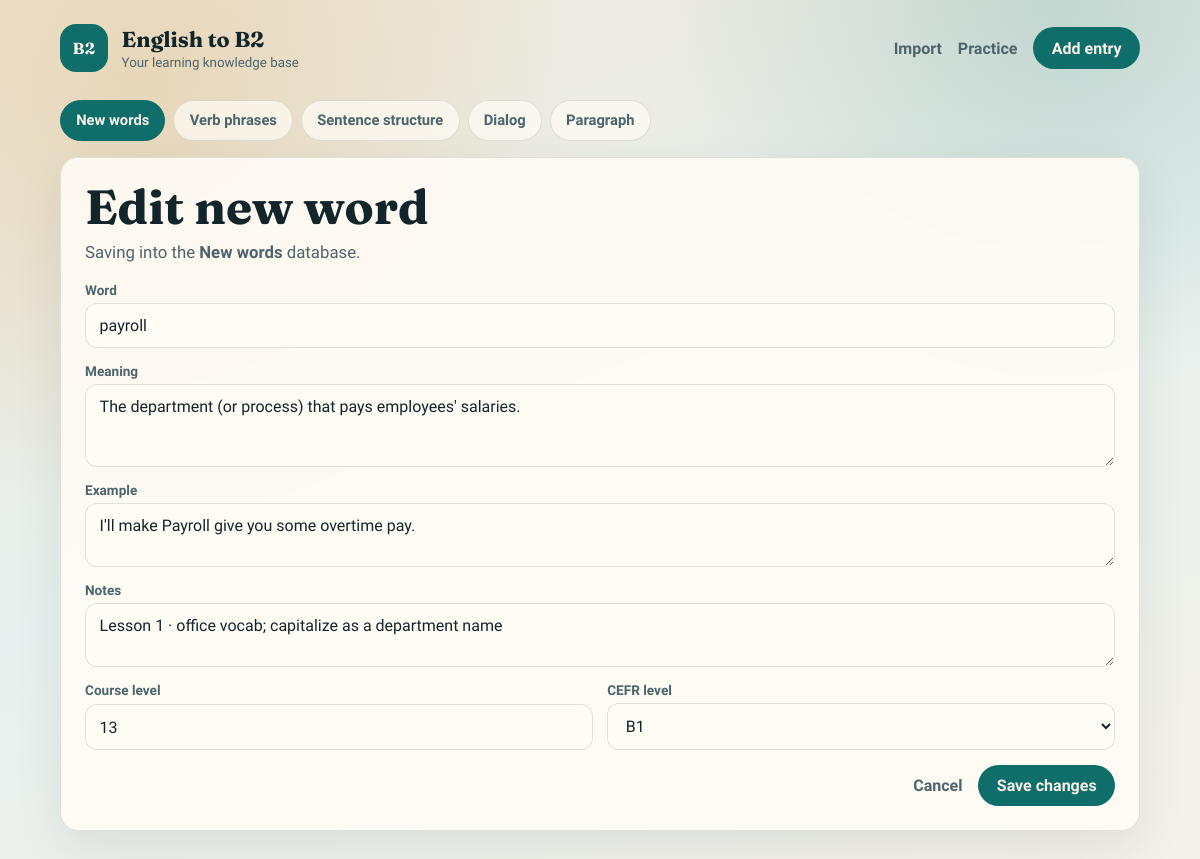
The app's page /edit/new_words/8 with its own data.
### tables this page shows
CREATE TABLE new_words (
  id INTEGER PRIMARY KEY AUTOINCREMENT,
  word TEXT NOT NULL,
  meaning TEXT NOT NULL,
  example TEXT,
  notes TEXT,
  cefr_level TEXT NOT NULL DEFAULT 'B1' CHECK (
    cefr_level IN ('A1', 'A2', 'B1', 'B2')
  ),
  created_at TEXT NOT NULL DEFAULT (datetime('now', 'localtime')),
  updated_at TEXT NOT NULL DEFAULT (datetime('now', 'localtime'))
, level INTEGER NOT NULL DEFAULT 13, practice_count INTEGER NOT NULL DEFAULT 0);

### app.py (the view, shortened to what this page needs)
@app.route("/edit/<type_key>/<int:entry_id>", methods=["GET", "POST"])
def edit(type_key: str, entry_id: int):
    type_key = db.ensure_type(type_key)
    meta = db.TYPES[type_key]
    entry = db.get_entry(type_key, entry_id)
    if entry is None:
        flash("Entry not found.", "error")
        return redirect(url_for("index", type=type_key))
    return render_template(
        "form.html",
        mode="edit",
        type_key=type_key,
        meta=meta,
        types=db.TYPES,
        type_order=db.TYPE_ORDER,
        entry=entry,
        levels=db.CEFR_LEVELS,
    )

### app.py (called while the page is built)
@app.before_request
def ensure_db() -> None:
    db.init_db()

### db.py (called while the page is built)
def get_connection() -> sqlite3.Connection:
    DATA_DIR.mkdir(parents=True, exist_ok=True)
    conn = sqlite3.connect(DB_PATH)
    conn.row_factory = sqlite3.Row
    conn.execute("PRAGMA foreign_keys = ON")
    return conn

def _table_columns(conn: sqlite3.Connection, table: str) -> set[str]:
    rows = conn.execute(f"PRAGMA table_info({table})").fetchall()
    return {row["name"] for row in rows}

def _migrate_schema(conn: sqlite3.Connection) -> None:
    for key, meta in TYPES.items():
        table = meta["table"]
        cols = _table_columns(conn, table)
        if not cols:
            continue
        if "level" not in cols:
            conn.execute(
                f"ALTER TABLE {table} ADD COLUMN level INTEGER NOT NULL DEFAULT {DEFAULT_COURSE_LEVEL}"
            )
        if meta.get("has_practice") and "practice_count" not in cols:
            conn.execute(
                f"ALTER TABLE {table} ADD COLUMN practice_count INTEGER NOT NULL DEFAULT 0"
            )
        conn.execute(
            f"UPDATE {table} SET level = ? WHERE level IS NULL OR level = 0",
            (DEFAULT_COURSE_LEVEL,),
        )
        conn.execute(
            f"CREATE INDEX IF NOT EXISTS idx_{table}_level ON {table}(level)"
        )

def init_db() -> None:
    with get_connection() as conn:
        conn.executescript(SCHEMA_PATH.read_text(encoding="utf-8"))
        _migrate_schema(conn)
        conn.commit()

def ensure_type(type_key: str) -> str:
    if type_key in TYPES:
        return type_key
    return DEFAULT_TYPE

def get_entry(type_key: str, entry_id: int) -> sqlite3.Row | None:
    type_key = ensure_type(type_key)
    table = TYPES[type_key]["table"]
    with get_connection() as conn:
        return conn.execute(
            f"SELECT * FROM {table} WHERE id = ?",
            (entry_id,),
        ).fetchone()

### templates/form.html (shortened to what this page needs)
{% extends "base.html" %}
{% block content %}
<nav class="tabs" aria-label="Learning types">
  {% for key in type_order %}
    <a
      class="tab {% if key == type_key %}is-active{% endif %}"
      href="{{ url_for('add', type=key) if mode == 'add' else url_for('index', type=key) }}"
    >
      {{ types[key].label }}
    </a>
  {% endfor %}
</nav>
<section class="form-shell">
  <h1>{% if mode == 'edit' %}Edit {{ meta.singular }}{% else %}Add {{ meta.singular }}{% endif %}</h1>
  <p class="lede">Saving into the <strong>{{ meta.label }}</strong> database.</p>
  <form method="post" class="entry-form">
    {% if type_key == 'new_words' %}
      <label>
        <span>Word</span>
        <input name="word" required value="{{ entry.word }}" placeholder="e.g. nevertheless">
      </label>
      <label>
        <span>Meaning</span>
        <textarea name="meaning" required rows="3" placeholder="Meaning in English or Vietnamese">{{ entry.meaning }}</textarea>
      </label>
      <label>
        <span>Example</span>
        <textarea name="example" rows="2" placeholder="I was tired; nevertheless, I finished.">{{ entry.example }}</textarea>
      </label>
    {% endif %}
    <label>
      <span>Notes</span>
      <textarea name="notes" rows="2" placeholder="Tips, mistakes to avoid, translation…">{{ entry.notes }}</textarea>
    </label>
    <div class="form-row">
      <label>
        <span>Course level</span>
        <input type="number" name="level" min="1" required value="{{ entry.level if entry.level is defined and entry.level != '' else 13 }}">
      </label>
      <label>
        <span>CEFR level</span>
        <select name="cefr_level">
          {% for level in levels %}
            <option value="{{ level }}" {% if entry.cefr_level == level %}selected{% endif %}>{{ level }}</option>
          {% endfor %}
        </select>
      </label>
    </div>
    <div class="form-actions">
      <a href="{{ url_for('index', type=type_key) }}">Cancel</a>
      <button class="btn" type="submit">{% if mode == 'edit' %}Save changes{% else %}Save entry{% endif %}</button>
    </div>
  </form>
</section>
{% endblock %}

### static/style.css (style rules this page uses)
:root { --ink: #12252b; --muted: #4d646c; --paper: #f3efe6; --panel: rgba(255, 252, 245, 0.88); --line: rgba(18, 37, 43, 0.12); --sea: #0f6e6a; --sea-deep: #0a4f4c; --sand: #d8a45a; --danger: #9b3b2e; --shadow: 0 18px 50px rgba(18, 37, 43, 0.08); --radius: 18px; --font-display: "Fraunces", Georgia, serif; --font-body: "Source Sans 3", "Segoe UI", sans-serif; }
* { box-sizing: border-box; }
html, body { margin: 0; min-height: 100%; }
body { color: var(--ink); font-family: var(--font-body); background: radial-gradient(circle at 12% 10%, rgba(216, 164, 90, 0.28), transparent 32%), radial-gradient(circle at 88% 0%, rgba(15, 110, 106, 0.18), transparent 28%), linear-gradient(160deg, #efe8da 0%, #e7f0ee 48%, #f5f1e8 100%); }
.btn, button[type="submit"] { appearance: none; border: 0; border-radius: 999px; background: var(--sea); color: #f7f3ea; padding: 0.7rem 1.15rem; font: inherit; font-weight: 700; text-decoration: none; cursor: pointer; }
h1 { margin: 0 0 0.6rem; font-family: var(--font-display); font-size: clamp(2rem, 4vw, 3rem); line-height: 1.05; font-weight: 700; }
.lede { margin: 0; color: var(--muted); font-size: 1.05rem; max-width: 38rem; }
.stats, .entry, .form-shell, .empty, .filters { background: var(--panel); border: 1px solid var(--line); box-shadow: var(--shadow); backdrop-filter: blur(8px); }
.tabs { display: flex; flex-wrap: wrap; gap: 0.5rem; margin-bottom: 1rem; }
.tab { display: inline-flex; align-items: center; gap: 0.45rem; padding: 0.65rem 0.95rem; border-radius: 999px; border: 1px solid var(--line); background: rgba(255, 252, 245, 0.7); color: var(--muted); text-decoration: none; font-weight: 700; font-size: 0.92rem; }
.tab.is-active { background: var(--sea); border-color: var(--sea); color: #f7f3ea; }
.form-row { display: grid; grid-template-columns: 1fr 1fr; gap: 0.9rem; }
label { display: grid; gap: 0.35rem; }
label span { font-size: 0.85rem; font-weight: 700; color: var(--muted); }
input, textarea, select { width: 100%; border: 1px solid var(--line); border-radius: 12px; padding: 0.75rem 0.85rem; font: inherit; background: #fffcf5; color: var(--ink); }
textarea { resize: vertical; }
.empty, .form-shell { border-radius: var(--radius); padding: 1.5rem; }
.entry-form { display: grid; gap: 0.9rem; margin-top: 1.25rem; }
.form-actions { display: flex; justify-content: flex-end; gap: 1rem; align-items: center; }
.form-actions a { color: var(--muted); text-decoration: none; font-weight: 600; }

### records on screen
new_words: word "payroll", meaning "The department (or process) that pays employees' salaries.", example "I'll make Payroll give you some overtime pay.", notes "Lesson 1 · office vocab; capitalize as a department name", level "13", cefr_level "B1"

### other values on screen
{{ types[key].label }} "New words" "Verb phrases" "Sentence structure" "Dialog" "Paragraph"
{{ meta.singular }} "new word"
{{ meta.label }} "New words"
